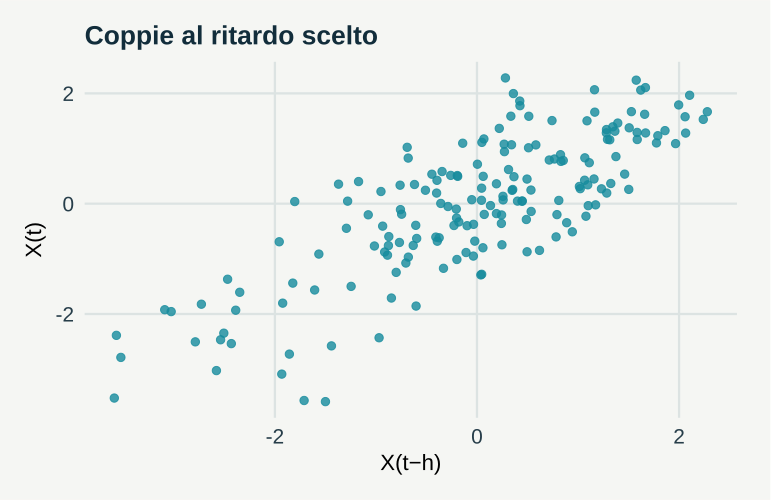

Here is the R script that generated this plot:
# GeoStat Lab — funzioni comuni. R >= 4.3; ggplot2 >= 3.4; jsonlite.
suppressPackageStartupMessages(library(ggplot2))
col_geo <- c('#168B9C','#BC5B35','#7054A4','#A17B19','#227864','#64748B')
theme_set(theme_minimal(base_size=17, base_family='sans') + theme(
  plot.background=element_rect(fill='#F5F6F3',colour=NA),
  panel.background=element_rect(fill='#F5F6F3',colour=NA),
  panel.grid.minor=element_blank(),panel.grid.major=element_line(colour='#DCE3E2'),
  plot.title=element_text(size=19,face='bold',colour='#122D3B'),
  plot.subtitle=element_text(size=13,colour='#405560',margin=margin(b=12)),
  axis.text=element_text(size=15,colour='#273E4A'),axis.title=element_text(size=16),
  legend.position='bottom',legend.title=element_blank(),legend.text=element_text(size=14),
  strip.text=element_text(size=15,face='bold'),plot.margin=margin(18,24,18,18)))
metric <- function(...) data.frame(grandezza=names(c(...)),valore=as.character(c(...)),check.names=FALSE)
f <- function(x,d=3) {out<-formatC(x,digits=d,format='fg');out[!is.finite(x)]<-'Non definito';out}
line_plot <- function(d,x='x',y='y',title='',xl=x,yl=y,group=NULL) {
 p<-ggplot(d,aes(x=.data[[x]],y=.data[[y]]))
 if(is.null(group)) p<-p+geom_line(colour=col_geo[1],linewidth=1.05) else p<-p+aes(colour=.data[[group]],group=.data[[group]])+geom_line(linewidth=1)+scale_colour_manual(values=col_geo)
 p+labs(title=title,x=xl,y=yl)
}
point_plot <- function(d,x='x',y='y',title='',xl=x,yl=y,group=NULL) {
 p<-ggplot(d,aes(x=.data[[x]],y=.data[[y]]))
 if(is.null(group))p<-p+geom_point(colour=col_geo[1],size=2.5,alpha=.8) else p<-p+aes(colour=.data[[group]])+geom_point(size=2.7,alpha=.85)+scale_colour_manual(values=col_geo)
 p+labs(title=title,x=xl,y=yl)
}
hist_plot<-function(x,title='',xl='Valore',bins=20)ggplot(data.frame(x=x),aes(x))+geom_histogram(bins=bins,fill=col_geo[1],colour='#F5F6F3')+labs(title=title,x=xl,y='Frequenza')
bar_plot<-function(d,x='gruppo',y='valore',title='',yl='Valore')ggplot(d,aes(x=.data[[x]],y=.data[[y]],fill=.data[[x]]))+geom_col(width=.65)+scale_fill_manual(values=rep(col_geo,length.out=length(unique(d[[x]])) ))+guides(fill='none')+labs(title=title,x=NULL,y=yl)
map_plot<-function(d,z='z',title='',xl='Est [km]',yl='Nord [km]')ggplot(d,aes(x,y,fill=.data[[z]]))+geom_raster()+coord_equal()+scale_fill_gradientn(colours=c('#153F56','#298C9C','#B8CDB2','#F1D889','#AD542F'))+labs(title=title,x=xl,y=yl)
acf_data<-function(x,lag=20){a<-acf(x,lag.max=min(lag,length(x)-1),plot=FALSE);data.frame(x=as.vector(a$lag)[-1],y=as.vector(a$acf)[-1])}
# AR(1), distribuzione marginale stazionaria N(0, 1).
ar_series<-function(n,rho){x<-numeric(n);x[1]<-rnorm(1);for(i in 2:n)x[i]<-rho*x[i-1]+sqrt(1-rho^2)*rnorm(1);x}
# Distanze euclidee in unità metriche già dichiarate; nessuna conversione implicita di CRS.
dist_cross<-function(a,b)sqrt(outer(a[,1],b[,1],'-')^2+outer(a[,2],b[,2],'-')^2)
# Predittore IDW: i punti coincidenti ricevono esattamente il valore osservato.
idw<-function(xy,z,new,power=2){dd<-dist_cross(new,xy);apply(dd,1,function(d)if(any(d<1e-10))mean(z[d<1e-10])else weighted.mean(z,d^(-power)))}
# CART didattico binario: divisioni assiali che minimizzano l'impurità di Gini.
cart_fit<-function(x,y,depth=2,minleaf=4){
 node<-list(p=mean(y),n=length(y));if(depth<1||length(unique(y))<2||length(y)<2*minleaf)return(node)
 best<-Inf
 for(j in seq_len(ncol(x))){v<-sort(unique(x[,j])); if(length(v)<2)next
  for(cut in (head(v,-1)+tail(v,-1))/2){left<-x[,j]<=cut;nl<-sum(left);nr<-sum(!left);if(min(nl,nr)<minleaf)next
   score<-nl*mean(y[left])*(1-mean(y[left]))+nr*mean(y[!left])*(1-mean(y[!left]))
   if(score<best){best<-score;node$j<-j;node$cut<-cut;split<-left}
  }
 }
 if(is.finite(best)){node$left<-cart_fit(x[split,,drop=FALSE],y[split],depth-1,minleaf);node$right<-cart_fit(x[!split,,drop=FALSE],y[!split],depth-1,minleaf)};node
}
cart_predict<-function(tree,x)apply(x,1,function(row){t<-tree;while(!is.null(t$j))t<-if(row[t$j]<=t$cut)t$left else t$right;t$p})

p <- list(phi = 0.7, lag = 1, seed = 17)
set.seed(p$seed)

x <- ar_series(180, p$phi)

h <- p$lag

data <- data.frame(x = head(x, -h), y = tail(x, -h))

ac <- acf_data(x)

plots <- list(point_plot(data, title = "Coppie al ritardo scelto", xl = "X(t−h)", yl = "X(t)"), 
    ggplot(ac, aes(x, y)) + geom_segment(aes(xend = x, yend = 0), colour = col_geo[1], linewidth = 1) + 
        geom_point(aes(y = p$phi^x), colour = col_geo[2], size = 2) + labs(title = "ACF empirica e teorica", 
        x = "Ritardo", y = "Autocorrelazione"))

metrics <- metric(`Correlazione al ritardo` = f(cor(data$x, data$y)), `Correlazione teorica` = f(p$phi^h))
print(metrics,row.names=FALSE)
ggplot2::ggsave('m09-autocorrelazione-A.svg',plots[[1]],device=svglite::svglite,width=7.7,height=5.0,bg='#F8F6F1')
